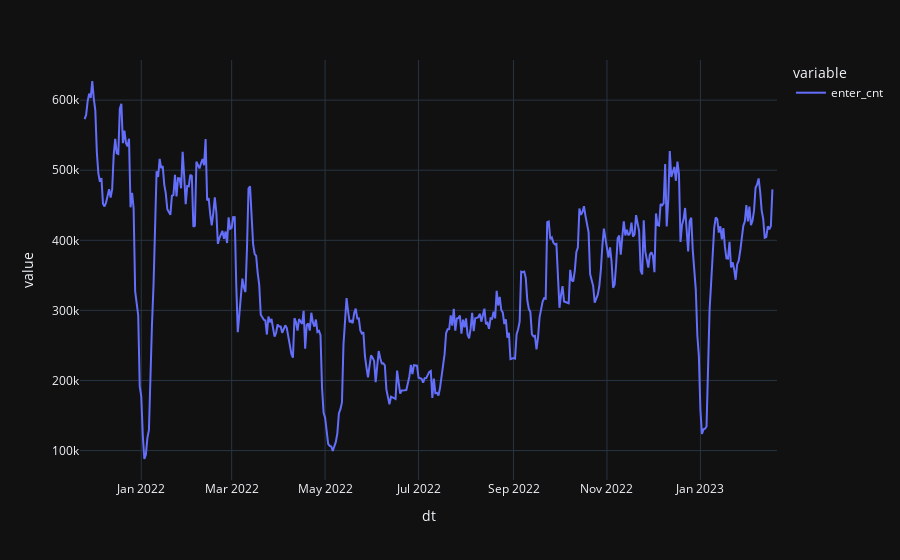

Here is the notebook cell this chart was saved with:
### Code cell
tmp1 = pd.read_csv('../data/marking/enter-aggregate.csv', parse_dates=['dt'], index_col='dt')
tmp2 = pd.read_csv('../data/marking/enter-test-aggregate.csv', parse_dates=['dt'], index_col='dt')
tmp3 = pd.concat([tmp1, tmp2])
tmp4 = tmp3.rolling(7, center=True).mean()
tmp4.to_csv('../data/marking/enter-full-aggregate-smooth.csv')
px.line(tmp4)

### Figure 1 — Plotly figure (JSON) as saved in the notebook; plotly's stock layout.template omitted (floating-point values rounded to 4 significant figures; data arrays with more than 128 entries replaced by an {"elided": "..."} marker saying what was removed)
{"data": [{"hovertemplate": "variable=enter_cnt<br>dt=%{x}<br>value=%{y}<extra></extra>", "legendgroup": "enter_cnt", "line": {"color": "#636efa", "dash": "solid"}, "marker": {"symbol": "circle"}, "mode": "lines", "name": "enter_cnt", "orientation": "v", "showlegend": true, "x": {"elided": "455 str values"}, "xaxis": "x", "y": {"elided": "455 float values"}, "yaxis": "y", "type": "scatter"}], "layout": {"xaxis": {"anchor": "y", "domain": [0.0, 1.0], "title": {"text": "dt"}}, "yaxis": {"anchor": "x", "domain": [0.0, 1.0], "title": {"text": "value"}}, "legend": {"title": {"text": "variable"}, "tracegroupgap": 0}, "margin": {"t": 60}}}
